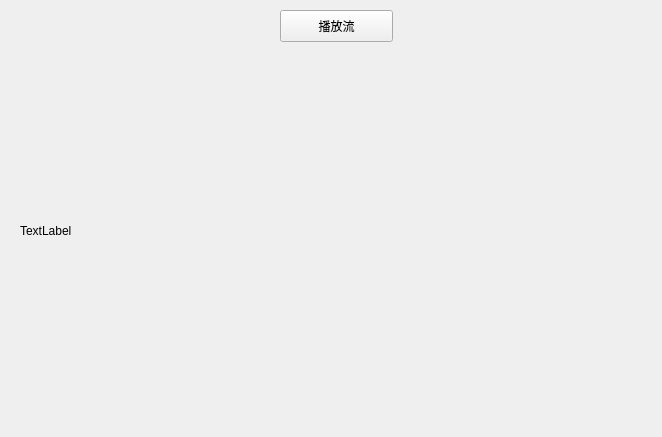
<?xml version="1.0" encoding="UTF-8"?>
<ui version="4.0">
 <class>Ffplayer</class>
 <widget class="QWidget" name="Ffplayer">
  <property name="geometry">
   <rect>
    <x>0</x>
    <y>0</y>
    <width>662</width>
    <height>437</height>
   </rect>
  </property>
  <property name="windowTitle">
   <string>Ffplayer</string>
  </property>
  <widget class="QPushButton" name="testBtn">
   <property name="geometry">
    <rect>
     <x>280</x>
     <y>10</y>
     <width>113</width>
     <height>32</height>
    </rect>
   </property>
   <property name="text">
    <string>播放流</string>
   </property>
  </widget>
  <widget class="QLabel" name="VideoShow">
   <property name="geometry">
    <rect>
     <x>20</x>
     <y>40</y>
     <width>621</width>
     <height>381</height>
    </rect>
   </property>
   <property name="text">
    <string>TextLabel</string>
   </property>
  </widget>
 </widget>
 <layoutdefault spacing="6" margin="11"/>
 <resources/>
 <connections/>
</ui>
